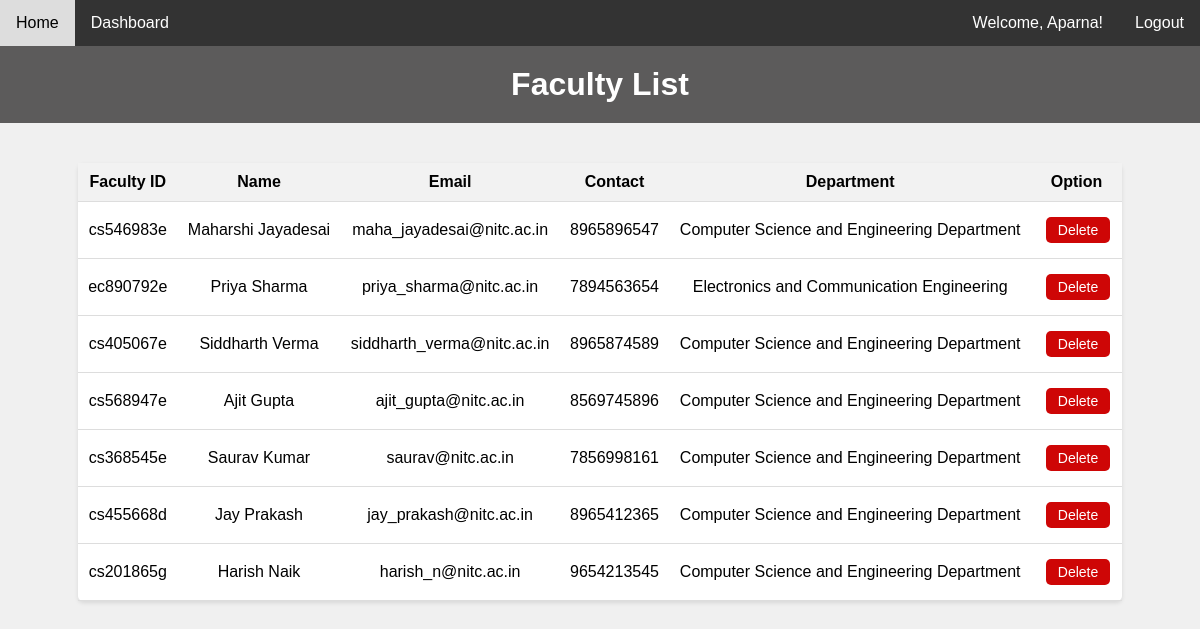
Screenshot of /faculty_list (signed in) with the database file from the repository.
### tables this page shows
CREATE TABLE Faculty (
                        id VARCHAR(9) PRIMARY KEY NOT NULL,
                        password_hashed VARCHAR(20) NOT NULL,
                        fname VARCHAR NOT NULL,
                        lname VARCHAR,
                        email VARCHAR,
                        contact VARCHAR(10),
                        department_id VARCHAR(4),

                        FOREIGN KEY(department_id) REFERENCES Department(did)
                    );

CREATE TABLE Department (
                        did VARCHAR(4) PRIMARY KEY NOT NULL,
                        dname VARCHAR NOT NULL,
                        hod_id VARCHAR(9),

                        FOREIGN KEY(hod_id) REFERENCES Faculty(id)
                    );

### main.py (the view)
@app.route('/faculty_list')
def faculty_list():
    if 'id' in session:
        if session['user_type'] == 'admin':
            pass
        else:
            return redirect(url_for('index'))
    else:
        return redirect(url_for('index'))
    faculty = Faculty()
    data = faculty.get_all_faculties()
    return render_template('faculty_list.html', data = data)

### faculty_functionality.py (called while the page is built)
    def get_all_faculties(self):
        connection = sqlite3.connect('Server.db')
        cursor = connection.cursor()
        query = '''
            SELECT f.id, f.fname, f.lname, f.email, f.contact, d.dname
            FROM Faculty f JOIN Department d
            ON f.department_id = d.did
        '''
        res = cursor.execute(query)
        rows = res.fetchall()
        return rows

### templates/faculty_list.html (shortened to what this page needs)
<!DOCTYPE html>
<html lang="en">
<head>
</head>
<body>
    {% include 'navbar.html' %}
    <header>
        <h1>Faculty List</h1>
    </header>
    <section class="course-section">
        <table class="course-table">
            <thead>
                <tr>
                    <th>Faculty ID</th>
                    <th>Name</th>
                    <th>Email</th>
                    <th>Contact</th>
                    <th>Department</th>
                    <th>Option</th>
                </tr>
            </thead>
            {% for row in data %}
            <tbody>
                    <td>{{ row[0] }}</td>
                    <td>{{ row[1] + ' ' + row[2] }}</td>
                    <td>{{ row[3] }}</td>
                    <td>{{ row[4] }}</td>
                    <td>{{ row[5] }}</td>
                    <td>
                        <form action="/delete_faculty" method="POST">
                            <button class="delete-button" type="submit">Delete</button>
                        </form>
                    </td>
            </tbody>
            {% endfor %}
        </table>
    </section>
</body>
</html>

### templates/faculty_list.html (style rules this page uses)
html, body, h1, h2, p, table { margin: 0; padding: 0; }
body { font-family: Arial, sans-serif; background-color: #f0f0f0; text-align: center; }
header { background-color: #5c5b5b; color: #fff; padding: 20px; }
.course-section { display: flex; flex-direction: column; align-items: center; margin: 20px; }
.course-table { width: 90%; border-collapse: collapse; margin-top: 20px; box-shadow: 0 2px 4px rgba(0, 0, 0, 0.1); background-color: #fff; border-radius: 5px; }
.course-table th, .course-table td { padding: 10px; text-align: center; border-bottom: 1px solid #ddd; }
.course-table th { background-color: #f2f2f2; font-weight: bold; }
.delete-button { background-color: rgb(206, 6, 6); color: #fff; border: none; padding: 5px 10px; width: 90%; margin: 5px; font-size: 14px; cursor: pointer; border-radius: 5px; transition: background-color 0.3s; }

### templates/navbar.html (style rules this page uses)
body { font-family: Arial, sans-serif; margin: 0; padding: 0; }

### rows the page displays
Faculty: id "cs546983e", fname+lname "Maharshi Jayadesai", email "maha_jayadesai@nitc.ac.in", contact "8965896547", dname "Computer Science and Engineering Department"
Faculty: id "ec890792e", fname+lname "Priya Sharma", email "priya_sharma@nitc.ac.in", contact "7894563654", dname "Electronics and Communication Engineering"
Faculty: id "cs405067e", fname+lname "Siddharth Verma", email "siddharth_verma@nitc.ac.in", contact "8965874589", dname "Computer Science and Engineering Department"
Faculty: id "cs568947e", fname+lname "Ajit Gupta", email "ajit_gupta@nitc.ac.in", contact "8569745896", dname "Computer Science and Engineering Department"
Faculty: id "cs368545e", fname+lname "Saurav Kumar", email "saurav@nitc.ac.in", contact "7856998161", dname "Computer Science and Engineering Department"
Faculty: id "cs455668d", fname+lname "Jay Prakash", email "jay_prakash@nitc.ac.in", contact "8965412365", dname "Computer Science and Engineering Department"
Faculty: id "cs201865g", fname+lname "Harish Naik", email "harish_n@nitc.ac.in", contact "9654213545", dname "Computer Science and Engineering Department"

### other values shown
{{ session['username'] }} "Aparna"
